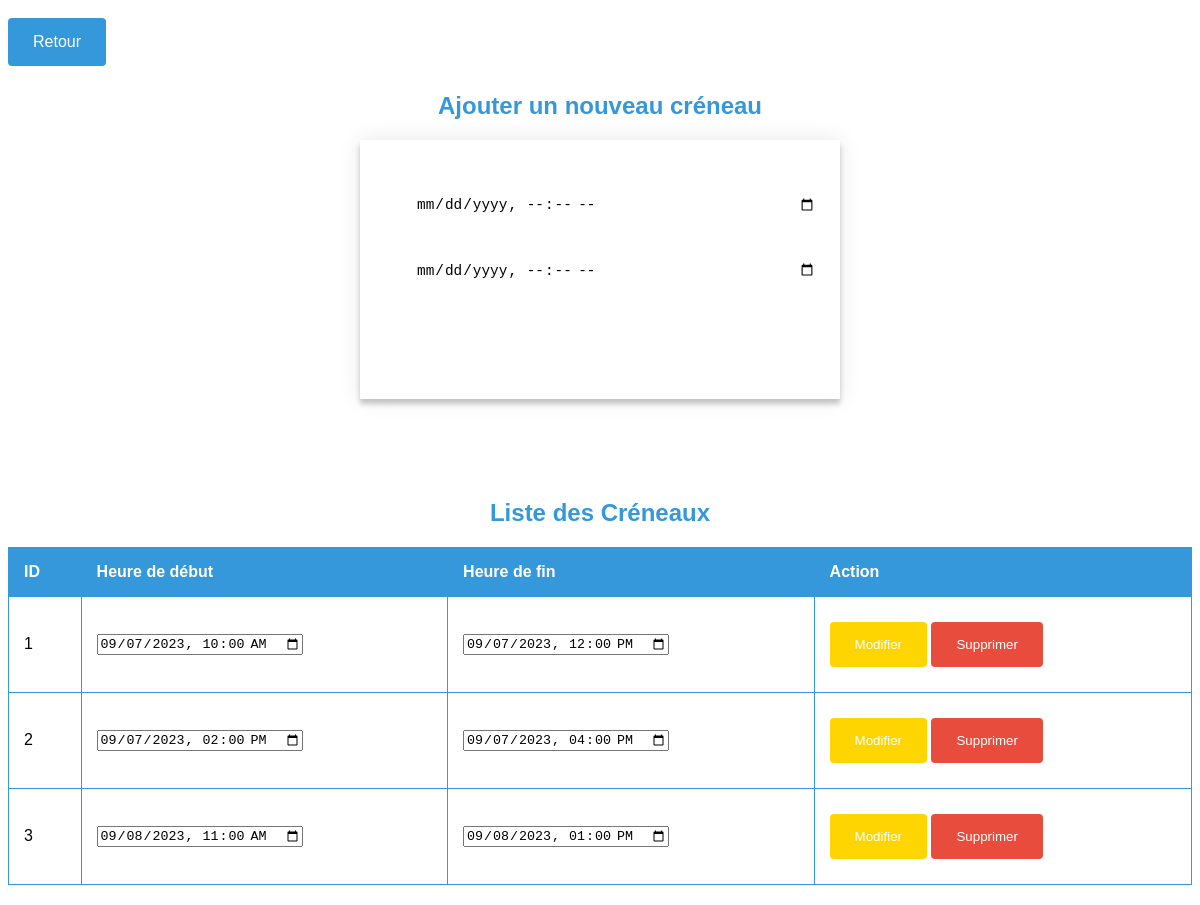
Page /Gestion/Activités/gestion_creneaux.php on the committed database.
### tables this page shows
CREATE TABLE `creneau` (
  `id_creneau` int(11) NOT NULL,
  `heure_debut` datetime DEFAULT NULL,
  `heure_fin` datetime DEFAULT NULL
);

### Gestion/Activités/gestion_creneaux.php (the view, shortened to what this page needs)
<!DOCTYPE html>
<html lang="fr">
<head>
    <link rel="stylesheet" href="../../assets/css/style.css">
</head>
<body>
    <a href="../../dashboard.php" class="button">Retour</a>
    <h1 class="Title">Ajouter un nouveau créneau</h1>
    <div class="form">
        <form method="POST" action="">
            <input type="datetime-local" name="heure_debut" required><br>
            <input type="datetime-local" name="heure_fin" required><br>
            <button type="submit" name="ajouter">Ajouter</button>
        </form>
    </div>
    <h1 class="Title">Liste des Créneaux</h1>
    <?php
    $creneauxQuery = "SELECT * FROM creneau";
    $creneauxResult = mysqli_query($conn, $creneauxQuery);
    if (mysqli_num_rows($creneauxResult) > 0) {
        echo "<table border='1'>";
        echo "<tr><th>ID</th><th>Heure de début</th><th>Heure de fin</th><th>Action</th></tr>";
        while ($creneau = mysqli_fetch_assoc($creneauxResult)) {
            echo "<form method='POST' action=''>";
            echo "<tr>";
            echo "<td>{$creneau['id_creneau']}</td>";
            echo "<td><input type='datetime-local' name='heure_debut' value='{$creneau['heure_debut']}' required></td>";
            echo "<td><input type='datetime-local' name='heure_fin' value='{$creneau['heure_fin']}' required></td>";
            echo "<td><input type='hidden' name='id_creneau' value='{$creneau['id_creneau']}' required>";
            echo "<button class=\"bt2\" type=\"submit\" name=\"modifier\">Modifier</button> ";
            echo "<button class=\"bt3\" type=\"submit\" name=\"supprimer\">Supprimer</button></td>";
            echo "</tr>";
            echo "</form>";
        }
        echo "</table>";
    } else {
        echo "<div class='err_message'> Aucun créneau trouvé.</div>";
    }
    ?>
</body>
</html>

### assets/css/style.css (style rules this page uses)
body { font-family: "Poppins", sans-serif; background-color: var(--first-color); }
h1.Title { text-align: center; margin-bottom: 20px; color: #3498db; font-size: 24px; }
table { width: 100%; border-collapse: collapse; margin-bottom: 20px; }
table, th, td { border: 1px solid #3498db; }
th, td { padding: 15px; text-align: left; }
th { background-color: #3498db; color: #ffffff; }
.button_edit, a.button, a.button2, a.button3, button.bt, button.bt2, button.bt3 { display: inline-block; padding: 15px 25px; margin: 10px 0; color: #ffffff; text-decoration: none; border-radius: 4px; border: none; cursor: pointer; transition: background-color 0.5s ease; }
.button_edit, a.button, button.bt { background-color: #3498db; }
a.button2, button.bt2 { background-color: #ffd500; }
a.button3, button.bt3 { background-color: #e74c3c; }
.form { position: relative; z-index: 1; background: #ffffff; max-width: 400px; margin: 0 auto 100px; padding: 40px; text-align: center; box-shadow: 0 0 20px 0 rgba(0, 0, 0, 0.1), 0 5px 5px 0 rgba(0, 0, 0, 0.2); }
.form input { outline: 0; background: var(--input-bgcolor); width: 100%; border: 0; margin: 0 0 15px; padding: 1rem; font-size: 0.9rem; }
.form button { text-transform: uppercase; outline: 0; background: var(--fourth-color); width: 100%; border: 0; padding: 15px; color: #ffffff; font-size: 1rem; -webkit-transition: all 0.3s ease; transition: all 0.3s ease; cursor: pointer; }

### rows in the picture
creneau: id_creneau "1", heure_debut "09/07/2023 10:00", heure_fin "09/07/2023 12:00"
creneau: id_creneau "2", heure_debut "09/07/2023 14:00", heure_fin "09/07/2023 16:00"
creneau: id_creneau "3", heure_debut "09/08/2023 11:00", heure_fin "09/08/2023 13:00"
